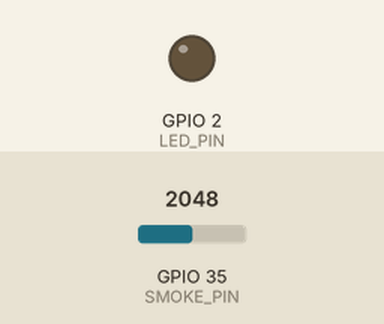
Recording of a sketch running on a simulated ESP32. On the bench: output pins drawn as LEDs (lit = HIGH). The inputs (shaded band) are chosen by the test bench; at power-on: GPIO 35 (SMOKE_PIN) = 2048. I2S audio is not simulated (input reads silence); what the sketch prints to the serial monitor is not drawn.

Above: at 0.1 s.
At 0.6 s:
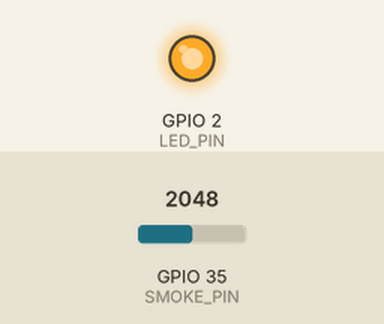
Timing chart, 0 to 2.5 s (numbered marks = the images above):
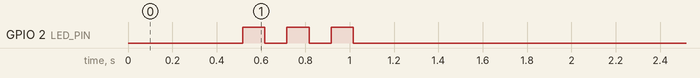

The sketch:

Node2_Slave.ino
```cpp
/*
 * ============================================================================
 *  Node2_Slave.ino — SLAVE Node Firmware
 * ============================================================================
 *  ESP32 #2 (SLAVE) — Remote Sensor Reporter
 *
 *  Sensors:
 *    • INMP441 I2S Microphone (sound detection)
 *    • MQ-2 Smoke Sensor (smoke/gas detection)
 *
 *  Outputs:
 *    • Status LED (visual indicator on loud sound)
 *
 *  Communication:
 *    • UART2 cross-link to MASTER — sends "AUDIO:<val>" and "SMOKE:<val>"
 *    • Serial Monitor for debugging
 * ============================================================================
 */

#include <driver/i2s.h>
#include <math.h>

// ╔═══════════════════════════════════════════════════════════════════════════╗
// ║                         PIN DEFINITIONS                                 ║
// ╚═══════════════════════════════════════════════════════════════════════════╝

// --- I2S Microphone (INMP441) ---
#define I2S_WS   25    // Word Select (L/R Clock)
#define I2S_SCK  26    // Serial Clock (BCLK)
#define I2S_SD   34    // Serial Data In

// --- Smoke Sensor (MQ-2, Analog) ---
#define SMOKE_PIN 35

// --- Status LED ---
#define LED_PIN 2

// --- UART2 Cross-Link to MASTER ---
#define UART2_RX   5
#define UART2_TX   4
#define UART2_BAUD 115200

// ╔═══════════════════════════════════════════════════════════════════════════╗
// ║                      TUNABLE THRESHOLDS                                 ║
// ╚═══════════════════════════════════════════════════════════════════════════╝

#define SOUND_THRESHOLD 1500   // Raw int16 amplitude (0 – 32767)
// Note: SMOKE_THRESHOLD is evaluated on the MASTER side after receiving data.
//       The slave only reports raw values. A local threshold is kept here
//       for optional LED indication if desired in the future.
#define SMOKE_THRESHOLD 2000   // ADC value (0 – 4095) — for local reference

// ╔═══════════════════════════════════════════════════════════════════════════╗
// ║                        I2S CONFIGURATION                                ║
// ╚═══════════════════════════════════════════════════════════════════════════╝

#define I2S_PORT          I2S_NUM_0
#define I2S_SAMPLE_RATE   16000
#define I2S_DMA_BUF_COUNT 8
#define I2S_DMA_BUF_LEN   64
#define AUDIO_SAMPLES     512   // Samples per peak measurement

// ╔═══════════════════════════════════════════════════════════════════════════╗
// ║                       TIMING CONSTANTS                                  ║
// ╚═══════════════════════════════════════════════════════════════════════════╝

#define LOOP_INTERVAL_MS 100

// ╔═══════════════════════════════════════════════════════════════════════════╗
// ║                     FUNCTION: setupMic()                                ║
// ║  Configure I2S for the INMP441 MEMS microphone.                        ║
// ╚═══════════════════════════════════════════════════════════════════════════╝

void setupMic() {
  const i2s_config_t i2s_config = {
    .mode                 = (i2s_mode_t)(I2S_MODE_MASTER | I2S_MODE_RX),
    .sample_rate          = I2S_SAMPLE_RATE,
    .bits_per_sample      = I2S_BITS_PER_SAMPLE_16BIT,
    .channel_format       = I2S_CHANNEL_FMT_ONLY_LEFT,
    .communication_format = I2S_COMM_FORMAT_STAND_I2S,
    .intr_alloc_flags     = ESP_INTR_FLAG_LEVEL1,
    .dma_buf_count        = I2S_DMA_BUF_COUNT,
    .dma_buf_len          = I2S_DMA_BUF_LEN,
    .use_apll             = false,
    .tx_desc_auto_clear   = false,
    .fixed_mclk           = 0
  };

  const i2s_pin_config_t pin_config = {
    .bck_io_num   = I2S_SCK,
    .ws_io_num    = I2S_WS,
    .data_out_num = I2S_PIN_NO_CHANGE,
    .data_in_num  = I2S_SD
  };

  esp_err_t err;
  err = i2s_driver_install(I2S_PORT, &i2s_config, 0, NULL);
  if (err != ESP_OK) {
    Serial.printf("[MIC] I2S driver install FAILED: %d\n", err);
  }

  err = i2s_set_pin(I2S_PORT, &pin_config);
  if (err != ESP_OK) {
    Serial.printf("[MIC] I2S set pin FAILED: %d\n", err);
  }

  i2s_zero_dma_buffer(I2S_PORT);
  delay(500);  // Let I2S DMA stabilize before first read
  Serial.println("[MIC] INMP441 I2S configured — 16kHz, 16-bit, mono left");
}

// ╔═══════════════════════════════════════════════════════════════════════════╗
// ║                     FUNCTION: getAudioPeak()                            ║
// ║  Read 512 samples from I2S, return max absolute amplitude.              ║
// ╚═══════════════════════════════════════════════════════════════════════════╝

int16_t getAudioPeak() {
  static int16_t samples[AUDIO_SAMPLES];  // static to avoid 1KB stack allocation
  size_t  bytesRead = 0;

  esp_err_t err = i2s_read(I2S_PORT, samples, sizeof(samples), &bytesRead,
                           portMAX_DELAY);
  if (err != ESP_OK) {
    Serial.printf("[MIC] i2s_read error: %d\n", err);
    return 0;
  }

  int samplesRead = bytesRead / sizeof(int16_t);
  int16_t peak = 0;

  for (int i = 0; i < samplesRead; i++) {
    int32_t absVal = abs((int32_t)samples[i]);
    if (absVal > peak) {
      peak = (int16_t)absVal;
    }
  }

  return peak;
}

// ╔═══════════════════════════════════════════════════════════════════════════╗
// ║                             SETUP                                       ║
// ╚═══════════════════════════════════════════════════════════════════════════╝

void setup() {
  // --- Serial Monitor ---
  Serial.begin(115200);
  while (!Serial) { delay(10); }

  Serial.println("============================================");
  Serial.println("   ESP32 Alert System — SLAVE (Node 2)");
  Serial.println("============================================");

  // --- Status LED ---
  pinMode(LED_PIN, OUTPUT);
  digitalWrite(LED_PIN, LOW);

  // --- UART2 Cross-Link ---
  Serial2.begin(UART2_BAUD, SERIAL_8N1, UART2_RX, UART2_TX);
  Serial.printf("[UART2] Initialized — %d baud (RX=%d, TX=%d)\n",
                UART2_BAUD, UART2_RX, UART2_TX);

  // --- I2S Microphone ---
  setupMic();

  // --- Smoke Sensor ---
  pinMode(SMOKE_PIN, INPUT);
  Serial.println("[SMOKE] Analog input configured on pin 35");

  // --- Startup self-test: blink LED ---
  Serial.println("[SELF-TEST] Running startup check...");
  for (int i = 0; i < 3; i++) {
    digitalWrite(LED_PIN, HIGH);
    delay(100);
    digitalWrite(LED_PIN, LOW);
    delay(100);
  }
  Serial.println("[SELF-TEST] Complete — SLAVE ready");

  Serial.println("--------------------------------------------");
  Serial.println("  Entering main loop...");
  Serial.println("--------------------------------------------");
}

// ╔═══════════════════════════════════════════════════════════════════════════╗
// ║                           MAIN LOOP                                     ║
// ╚═══════════════════════════════════════════════════════════════════════════╝

void loop() {

  // ── 1. Audio Peak (Slave Mic) ──────────────────────────────────────────
  int16_t audioPeak = getAudioPeak();
  Serial.printf("[SLAVE] Audio peak: %d\n", audioPeak);

  // Send to MASTER over UART2
  Serial2.printf("AUDIO:%d\n", audioPeak);

  // Brief LED flash if over threshold (local visual indicator)
  if (audioPeak > SOUND_THRESHOLD) {
    Serial.println("[SLAVE] Sound threshold exceeded — LED flash");
    digitalWrite(LED_PIN, HIGH);
    delay(50);
    digitalWrite(LED_PIN, LOW);
  }

  // ── 2. Smoke Sensor (MQ-2) ────────────────────────────────────────────
  int smokeVal = analogRead(SMOKE_PIN);
  Serial.printf("[SLAVE] Smoke ADC: %d\n", smokeVal);

  // Send to MASTER over UART2
  Serial2.printf("SMOKE:%d\n", smokeVal);

  // ── Loop Timing ────────────────────────────────────────────────────────
  delay(LOOP_INTERVAL_MS);
}
```
